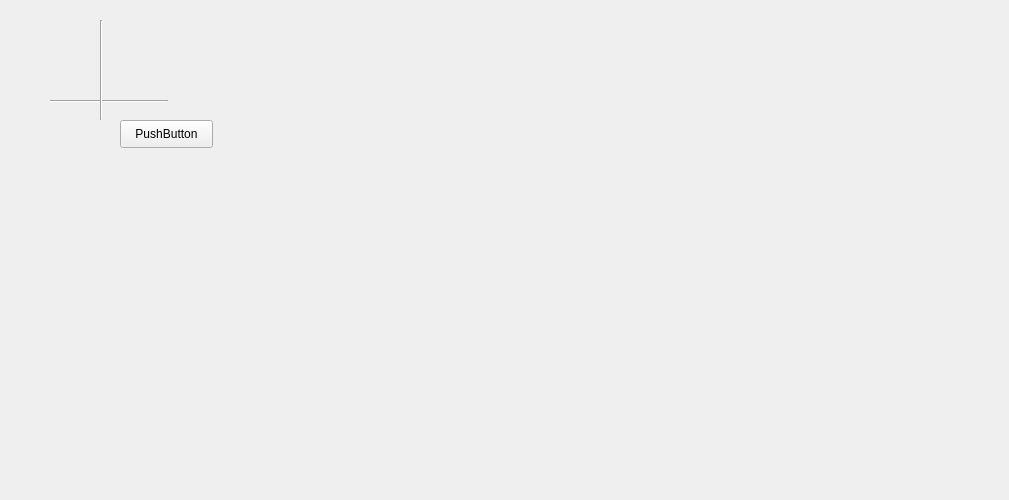
<?xml version="1.0" encoding="UTF-8"?>
<ui version="4.0">
 <class>Widget</class>
 <widget class="QWidget" name="Widget">
  <property name="geometry">
   <rect>
    <x>0</x>
    <y>0</y>
    <width>1009</width>
    <height>500</height>
   </rect>
  </property>
  <property name="windowTitle">
   <string>Widget</string>
  </property>
  <widget class="Line" name="line">
   <property name="geometry">
    <rect>
     <x>50</x>
     <y>100</y>
     <width>118</width>
     <height>3</height>
    </rect>
   </property>
   <property name="orientation">
    <enum>Qt::Horizontal</enum>
   </property>
  </widget>
  <widget class="Line" name="line_2">
   <property name="geometry">
    <rect>
     <x>100</x>
     <y>20</y>
     <width>3</width>
     <height>100</height>
    </rect>
   </property>
   <property name="orientation">
    <enum>Qt::Vertical</enum>
   </property>
  </widget>
  <widget class="QPushButton" name="pushButton">
   <property name="geometry">
    <rect>
     <x>120</x>
     <y>120</y>
     <width>93</width>
     <height>28</height>
    </rect>
   </property>
   <property name="text">
    <string>PushButton</string>
   </property>
  </widget>
 </widget>
 <layoutdefault spacing="6" margin="11"/>
 <resources/>
 <connections/>
</ui>
